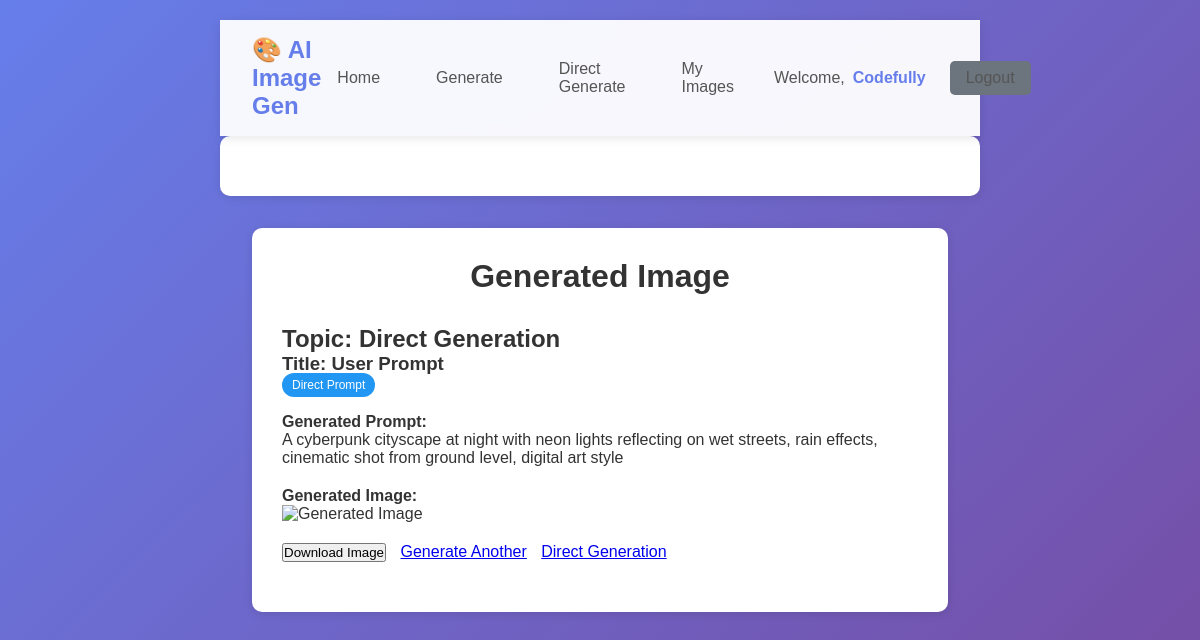
/generate/result/17/ (signed in), run on the app's committed database.
### generator/models.py (models this page shows, shortened)
class ImageGenerationTask(models.Model):
    user = models.ForeignKey(User, on_delete=models.CASCADE, related_name='generated_images')
    topic = models.CharField(max_length=200)
    title = models.CharField(max_length=200)
    generated_prompt = models.TextField()
    image_data = models.TextField(blank=True, null=True)  # Store base64 image data
    content_type = models.CharField(max_length=100, default='image/png')
    created_at = models.DateTimeField(auto_now_add=True)
    generation_type = models.CharField(
        max_length=20,
        default='automatic',
        choices=[('automatic', 'Automatic'), ('direct', 'Direct')]
    )
    class Meta:
        ordering = ['-created_at']  # Show newest first

### generator/views.py (the view)
# urls.py: path('generate/result/<int:task_id>/', views.result, name='result'),
@login_required
def result(request, task_id):
    try:
        task = ImageGenerationTask.objects.get(id=task_id, user=request.user)
    except ImageGenerationTask.DoesNotExist:
        messages.error(request, "Image not found or you don't have permission to view it.")
        return redirect('home')
    image_data = None
    if task.image_data:
        image_data = f"data:{task.content_type};base64,{task.image_data}"
    context = {
        'task': task,
        'image_data': image_data,
    }
    return render(request, 'generator/result.html', context)

### generator/templates/generator/result.html (shortened to what this page needs)
{% extends 'generator/base.html' %}
{% block content %}
<!DOCTYPE html>
<html>
<head>
</head>
<body>
    <h1>Generated Image</h1>
    <div>
        <h2>Topic: {{ task.topic }}</h2>
        <h3>Title: {{ task.title }}</h3>
        <div style="margin-bottom: 15px;">
            <span style="background: {% if task.generation_type == 'automatic' %}#4CAF50{% else %}#2196F3{% endif %};
                        color: white;
                        padding: 5px 10px;
                        border-radius: 15px;
                        font-size: 12px;">
                {% if task.generation_type == 'automatic' %}
                    AI-Generated Prompt
                {% else %}
                    Direct Prompt
                {% endif %}
            </span>
        </div>
        <div style="margin: 20px 0;">
            <strong>Generated Prompt:</strong>
            <p>{{ task.generated_prompt }}</p>
        </div>
        {% if image_data %}
            <div style="margin: 20px 0;">
                <strong>Generated Image:</strong><br>
                <img src="{{ image_data }}" alt="Generated Image" style="max-width: 512px; max-height: 512px;">
            </div>
            <div style="margin: 20px 0;">
                <button onclick="downloadImage()">Download Image</button>
                <a href="{% url 'index' %}" style="margin-left: 10px;">Generate Another</a>
                <a href="{% url 'direct_generate' %}" style="margin-left: 10px;">Direct Generation</a>
            </div>
        {% else %}
            <p>Image generation failed. Please try again.</p>
            <a href="{% url 'index' %}">Try Again</a>
        {% endif %}
    </div>
</body>
</html>
{% endblock %}

### generator/templates/generator/base.html (shortened to what this page needs)
<!DOCTYPE html>
<html lang="en">
<head>
</head>
<body>
    <nav class="navbar">
        <a href="{% url 'home' %}" class="logo">🎨 AI Image Gen</a>
        <div class="nav-links">
            <a href="{% url 'home' %}">Home</a>
            {% if user.is_authenticated %}
                <a href="{% url 'index' %}">Generate</a>
                <a href="{% url 'direct_generate' %}">Direct Generate</a>
                <a href="{% url 'dashboard' %}">My Images</a>
                <div class="user-info">
                    <span>Welcome,</span>
                    <span class="username">{{ user.username }}</span>
                </div>
                <a href="{% url 'logout' %}" class="btn btn-secondary">Logout</a>
            {% else %}
                <div class="auth-buttons">
                    <a href="{% url 'login' %}" class="btn btn-secondary">Login</a>
                    <a href="{% url 'signup' %}" class="btn btn-primary">Sign Up</a>
                </div>
            {% endif %}
        </div>
    </nav>
    <div class="messages container">
    </div>
    <main class="content">
        <div class="container">
            {% block content %}{% endblock %}
        </div>
    </main>
</body>
</html>

### generator/templates/generator/base.html (style rules this page uses)
* { margin: 0; padding: 0; box-sizing: border-box; }
body { font-family: 'Segoe UI', Tahoma, Geneva, Verdana, sans-serif; background: linear-gradient(135deg, #667eea 0%, #764ba2 100%); min-height: 100vh; color: #333; }
.navbar { background: rgba(255, 255, 255, 0.95); backdrop-filter: blur(10px); padding: 1rem 2rem; display: flex; justify-content: space-between; align-items: center; box-shadow: 0 2px 10px rgba(0,0,0,0.1); position: sticky; top: 0; z-index: 1000; }
.logo { font-size: 1.5rem; font-weight: bold; color: #667eea; text-decoration: none; }
.nav-links { display: flex; gap: 1.5rem; align-items: center; }
.nav-links a { color: #555; text-decoration: none; font-weight: 500; padding: 0.5rem 1rem; border-radius: 5px; transition: all 0.3s; }
.btn { padding: 0.5rem 1.5rem; border-radius: 25px; text-decoration: none; font-weight: 500; transition: all 0.3s; border: none; cursor: pointer; }
.btn-secondary { background: transparent; border: 2px solid #667eea; color: #667eea; }
.content { padding: 2rem; }
.messages { max-width: 600px; margin: 1rem auto; }
.container { max-width: 1200px; margin: 0 auto; padding: 0 1rem; }
.user-info { display: flex; align-items: center; gap: 0.5rem; color: #555; }
.username { font-weight: 600; color: #667eea; }

### generator/templates/generator/result.html (style rules this page uses)
body { font-family: Arial, sans-serif; max-width: 800px; margin: 0 auto; padding: 20px; background-color: #f5f5f5; }
.container { background: white; padding: 30px; border-radius: 10px; box-shadow: 0 2px 10px rgba(0,0,0,0.1); }
h1 { color: #333; text-align: center; margin-bottom: 30px; }
.btn { padding: 10px 20px; border: none; border-radius: 5px; cursor: pointer; text-decoration: none; display: inline-block; text-align: center; flex: 1; }
.btn-secondary { background-color: #6c757d; color: white; }

### data on the page
ImageGenerationTask: topic "Direct Generation", title "User Prompt", generated_prompt "A cyberpunk cityscape at night with neon lights reflecting on wet streets, rain effects, cinematic shot from ground level, digital art style"

### other printed values
{{ user.username }} "Codefully"
